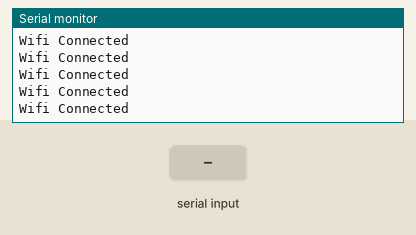
Recording of a sketch running on a simulated ESP8266 (NodeMCU). Shown: the last lines printed to the serial monitor. Inputs (shaded band) come from the test bench. WiFi joins after 1.5 s; servers stay silent unless stated; uploads are accepted with an empty reply.

Above: at 11.7 s.
11.8 s: "1" received over the second serial link
At 12.9 s:
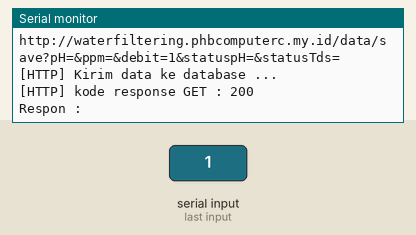
13.5 s: "0" received over the second serial link
At 13.91 s:
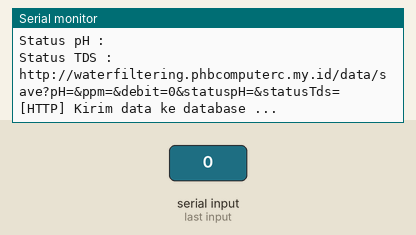
15.0 s: "2" received over the second serial link
At 15.33 s:
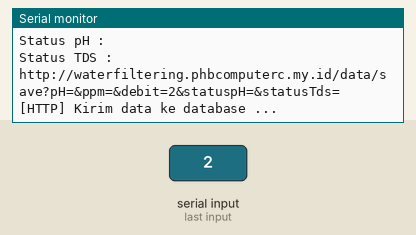
Timing chart, 0 to 18.0 s (numbered marks = the images above; inputs shaded):
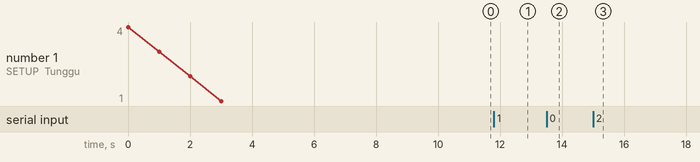

Measured:
- after the input at 11.8 s, the serial monitor: prints a new line after 0.22 s (image 1)
- after the input at 13.5 s, the serial monitor: prints a new line after 0.24 s (image 2)
- after the input at 15.0 s, the serial monitor: prints a new line after 0.16 s (image 3)

The sketch:

nodemcu_code.ino
```cpp
// Wifi
#include <ESP8266WiFi.h>
#include <ESP8266WiFiMulti.h>
#include <ESP8266HTTPClient.h>

ESP8266WiFiMulti WiFiMulti;

HTTPClient http;
#define USE_SERIAL Serial

String simpan = "http://waterfiltering.phbcomputerc.my.id/data/save?pH=";

String respon = "";

#include <SoftwareSerial.h>
SoftwareSerial mySerial(3, 1);

String data;
char c;

String ph, ppm, debit, statuspH, statusTds;

void setup()
{
  // put your setup code here, to run once:
  Serial.begin(115200);
  mySerial.begin(115200);

  USE_SERIAL.begin(115200);
  USE_SERIAL.setDebugOutput(false);

  for (uint8_t t = 4; t > 0; t--)
  {
    USE_SERIAL.printf("[SETUP] Tunggu %d...\n", t);
    USE_SERIAL.flush();
    delay(1000);
  }

  WiFi.mode(WIFI_STA);
  WiFiMulti.addAP("hp murah", "12345678"); // Sesuaikan SSID dan password ini

  for (int u = 1; u <= 5; u++)
  {
    if ((WiFiMulti.run() == WL_CONNECTED))
    {
      USE_SERIAL.println("Wifi Connected");
      USE_SERIAL.flush();
      delay(1000);
    }
    else
    {
      Serial.println("Wifi not Connected");
      delay(1000);
    }
  }
}
void loop()
{
  while (mySerial.available() > 0)
  {
    delay(10);
    c = mySerial.read();
    data += c;
  }

  if (data.length() > 0)
  {
    data.trim();

    Serial.println("Pembacaan Serial : " + data);

    Serial.println();

    debit = getValue(data, '#', 0);
    ppm = getValue(data, '#', 1);
    ph = getValue(data, '#', 2);
    statuspH = getValue(data, '#', 3);
    statusTds = getValue(data, '#', 4);

    Serial.print("PH Air : ");
    Serial.println(ph);
    Serial.print("TDS Value: ");
    Serial.println(ppm);
    Serial.print("Debit : ");
    Serial.println(debit);
    Serial.print("Status pH : ");
    Serial.println(statuspH);
    Serial.print("Status TDS : ");
    Serial.println(statusTds);

    Serial.println();

    kirim_database();

    data = "";
  }

  delay(300);
}

String getValue(String data, char separator, int index)
{
  int found = 0;
  int strIndex[] = {0, -1};
  int maxIndex = data.length() - 1;

  for (int i = 0; i <= maxIndex && found <= index; i++)
  {
    if (data.charAt(i) == separator || i == maxIndex)
    {
      found++;
      strIndex[0] = strIndex[1] + 1;
      strIndex[1] = (i == maxIndex) ? i + 1 : i;
    }
  }

  return found > index ? data.substring(strIndex[0], strIndex[1]) : "";
}

void kirim_database()
{
  if ((WiFiMulti.run() == WL_CONNECTED))
  {
    Serial.println(simpan + (String)ph + "&ppm=" + (String)ppm + "&debit=" + (String)debit + "&statuspH=" + (String)statuspH + "&statusTds=" + (String)statusTds);

    Serial.println();

    http.begin(simpan + (String)ph + "&ppm=" + (String)ppm + "&debit=" + (String)debit + "&statuspH=" + (String)statuspH + "&statusTds=" + (String)statusTds);

    USE_SERIAL.print("[HTTP] Kirim data ke database ...\n");
    int httpCode = http.GET();

    if (httpCode > 0)
    {
      USE_SERIAL.printf("[HTTP] kode response GET : %d\n", httpCode);

      if (httpCode == HTTP_CODE_OK) // code 200
      {
        respon = http.getString();
        USE_SERIAL.println("Respon : " + respon);
      }
    }
    else
    {
      USE_SERIAL.printf("[HTTP] GET data gagal, error: %s\n", http.errorToString(httpCode).c_str());
    }
    http.end();
  }

  Serial.println();
}
```
